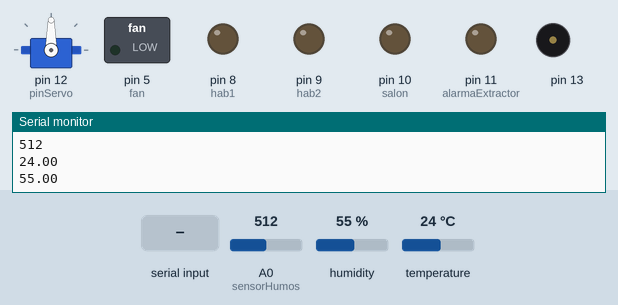
This sketch was run on a simulated Arduino Uno, built with avr-gcc and run on an emulated ATmega328P. Shown: servo, switched loads named in the sketch (green lamp = pin HIGH), output pins drawn as LEDs (lit = HIGH), buzzer (waves = sounding), the last lines printed to the serial monitor. Inputs (shaded band) come from the test bench; at power-on: temperature 24 °C, A0 (sensorHumos) = 512, humidity 55 %.

Above: at 4.8 s.
4.9 s: "a" received over the second serial link
At 7.2 s:
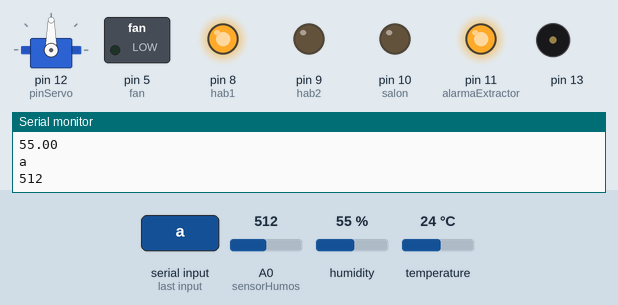
9.9 s: temperature set to 29.5 °C
17.3 s: temperature set to 30.4 °C
At 26.9 s:
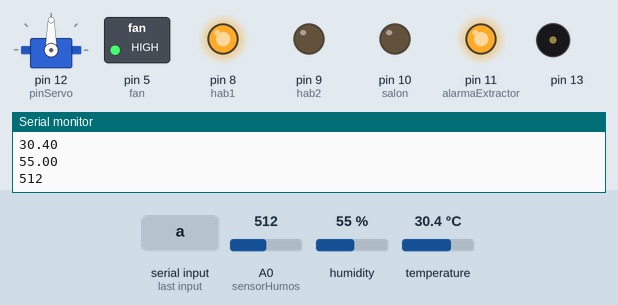
27.0 s: "b" received over the second serial link
At 31.0 s:
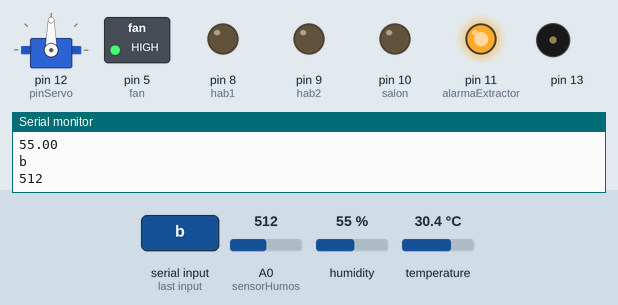
32.2 s: "c" received over the second serial link
At 35.9 s:
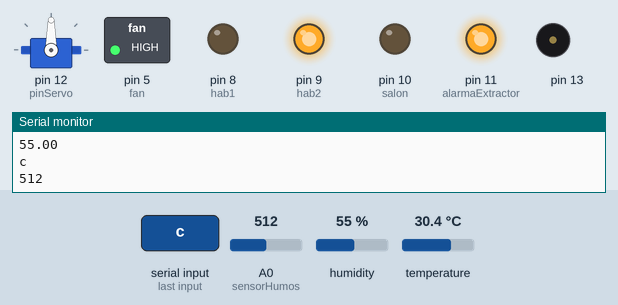
37.2 s: "l" received over the second serial link
At 39.9 s:
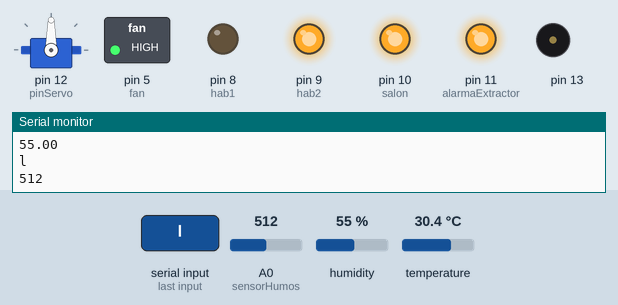
Timing chart, 0 to 43.2 s (numbered marks = the images above; inputs shaded):
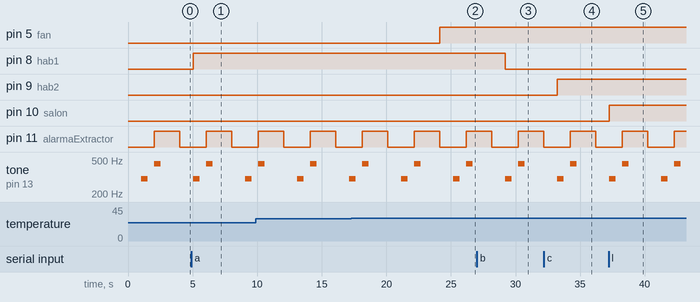

The sketch:

Domotica.ino
```cpp
#include <Servo.h>

#include "DHT.h"
#include <SoftwareSerial.h>
#include<Servo.h>

Servo servoMotor;
int angulo;
int pinServo = 12;


SoftwareSerial BT1(4,2); // TX, RX
int alarmaExtractor = 11;
int sensorHumos = A0;
//Almacena las lecturas del sensor de humos.
int sensorValue = 0;
int hab1 = 8;
int hab2 = 9;
int salon = 10;
int fan = 5;
int temp = 30;
int swTono = 0;
char c;
//variables de humedad y temperatura
float h,t;
char dato;
#define DHTTYPE DHT22
#define DHTPIN 3
DHT dht(DHTPIN, DHTTYPE);

void setup() {
  Serial.begin(9600);

  //definimos el pin del servo al objeto servoMotor, con minimo y máximo de pulso (potencia)
servoMotor.attach(pinServo, 650, 2550); //pulsos en microsegundos. 1 milisegundo = 1000 microsegundos

  BT1.begin(9600);
  pinMode(fan,OUTPUT);
  pinMode(hab1,OUTPUT);
  pinMode(hab2,OUTPUT);
  pinMode(salon,OUTPUT);
  pinMode(alarmaExtractor, OUTPUT);
  dht.begin();
}

void loop() {
EnviarTemperatura();
EnviarHumedad();
delay(1000);
   if (BT1.available()){
        c = (char)BT1.read();
        Serial.println(c);
        //Luces
        switch(c){
          case 'a':
            digitalWrite(8,HIGH);
            break;
          case 'b':
            digitalWrite(8,LOW);
            break;
          case 'c':
            digitalWrite(9,HIGH);
            break;
          case 'd':
            digitalWrite(9,LOW);
            break;
          case 'l':
            digitalWrite(10,HIGH);
            break;
          case 'm':
            digitalWrite(10,LOW);
            break;
          case 'e':
            temp = 20;
            break;
          case 'f':
            temp = 22;
            break;
          case 'g':
            temp = 24;
            break;
          case 'h':
            temp = 26;
            break;
          case 'i':
            temp = 28;
            break;
          case 'p':
            EnviarHumedad();
            break;
          case 'j':
            swTono = 0;
            break;
          case 'q':
            AbrirPuerta();
            break;
          case 'r':
            CerrarPuerta();
            break;
    }
 }

  sensorValue = analogRead(sensorHumos);
  if (sensorValue > 100)
  {
    swTono = 1;
    BT1.println('k');

  }
  Serial.println(sensorValue);
  if(swTono == 1)
  {
    tone(13, 300, 500);
    delay(1000);
    digitalWrite(alarmaExtractor, HIGH);
    tone(13, 450, 500);
    delay(2000);
    digitalWrite(alarmaExtractor, LOW);
  }

 if (t >= temp){
     digitalWrite(fan,HIGH);
   }else {
     digitalWrite(fan,LOW);
   }
}
void EnviarTemperatura(){
  t = dht.readTemperature(); //Lee la temperatura
  if (isnan(t)){ //Comprueba que el dato es un número
     Serial.print("Error");
  } else {
    Serial.println(t);
     BT1.print("c");
     BT1.print(t);
  }
}

void EnviarHumedad()
{
  h = dht.readHumidity(); //Lee la humedad
  if (isnan(h)){ //Comprueba que el dato es un número
    Serial.print("Error");
  } else {
    Serial.println(h);
    BT1.print("h");
    BT1.println(h); //Envía el dato por el puerto serie
  }
}


void CerrarPuerta(){
      angulo = 180;
      angulo = constrain(angulo,0,180);
      servoMotor.write(angulo);
      delay(4000);
      servoMotor.write(80);
      angulo = 0;
}

void AbrirPuerta(){
   angulo -= 160;
   angulo = constrain(angulo,0,180);
   servoMotor.write(angulo);
   delay(4000);
   servoMotor.write(80);
   angulo = 0;
}
```

Measured:
- the behaviour switches between 29.9 and 30 °C on temperature (found by bisection; images 1 and 2)
- after the input at 4.9 s, pin 8 (hab1): LOW → HIGH after 0.15 s
- after the input at 17.3 s, pin 5 (fan): LOW → HIGH after 6.9 s
- after the input at 27.0 s, pin 8 (hab1): HIGH → LOW after 2.2 s
- after the input at 32.2 s, pin 9 (hab2): LOW → HIGH after 1.0 s
- after the input at 37.2 s, pin 10 (salon): LOW → HIGH after 0.05 s
- by itself, pin 11 (alarmaExtractor): alternates HIGH for 2.0 s and LOW for 2.0 s
- by itself, tone on pin 13: repeats every 4.0 s: 450 Hz 0.50 s, silent 2.5 s, 300 Hz 0.50 s, silent 0.50 s
